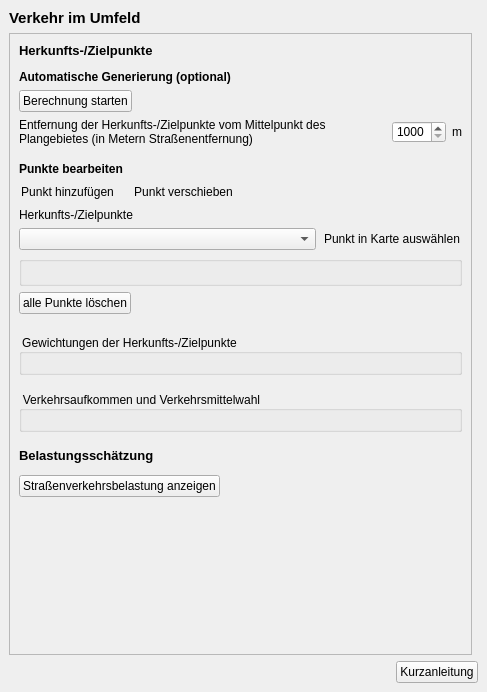
<?xml version="1.0" encoding="UTF-8"?>
<ui version="4.0">
 <class>DockWidget</class>
 <widget class="QDockWidget" name="DockWidget">
  <property name="enabled">
   <bool>true</bool>
  </property>
  <property name="geometry">
   <rect>
    <x>0</x>
    <y>0</y>
    <width>487</width>
    <height>692</height>
   </rect>
  </property>
  <property name="styleSheet">
   <string notr="true">QToolBox:tab {
	font: bold 10pt ;
    color: Grey;
}
QToolBox:tab:selected {
	font: bold 10pt ;
    color: black;
}
QGroupBox::title {
	font: bold italic 8pt ;
    color: black;
}
QPushButton::flat{
background-color: none;
border: 0;
border-style:none;
border-color: blue;
border-width: 0px;
border-radius: 0px;
padding:2px;
}
QPushButton::flat:hover{
background-color: azure;
border-style:solid;
border-color: royalblue;
border-width: 1px;
border-radius: 0px;
padding: 2px;
}
QPushButton::flat:pressed{
background-color: powderblue;
border-style:solid;
border-color: royalblue;
border-width: 1px;
border-radius: 0px;
padding: 2px;
}</string>
  </property>
  <property name="windowTitle">
   <string>Projekt-Check / Wirkungsanalysen / Verkehr im Umfeld</string>
  </property>
  <widget class="QWidget" name="dockWidgetContents">
   <layout class="QGridLayout" name="gridLayout">
    <item row="12" column="0" colspan="2">
     <layout class="QHBoxLayout" name="horizontalLayout_3">
      <property name="leftMargin">
       <number>0</number>
      </property>
      <property name="topMargin">
       <number>0</number>
      </property>
      <property name="rightMargin">
       <number>0</number>
      </property>
      <property name="bottomMargin">
       <number>0</number>
      </property>
      <item>
       <spacer name="horizontalSpacer_5">
        <property name="orientation">
         <enum>Qt::Horizontal</enum>
        </property>
        <property name="sizeHint" stdset="0">
         <size>
          <width>40</width>
          <height>20</height>
         </size>
        </property>
       </spacer>
      </item>
      <item>
       <widget class="QPushButton" name="manual_button">
        <property name="sizePolicy">
         <sizepolicy hsizetype="Fixed" vsizetype="Fixed">
          <horstretch>0</horstretch>
          <verstretch>0</verstretch>
         </sizepolicy>
        </property>
        <property name="toolTip">
         <string>&lt;html&gt;&lt;head/&gt;&lt;body&gt;&lt;p&gt;&lt;span style=&quot; font-weight:600;&quot;&gt;Kurzanleitung&lt;/span&gt;&lt;/p&gt;&lt;p&gt;Zeigt eine Kurzanleitung (pdf) zu den Funktionen im Analysebereich „Verkehr im Umfeld“ an.&lt;/p&gt;&lt;/body&gt;&lt;/html&gt;</string>
        </property>
        <property name="layoutDirection">
         <enum>Qt::LeftToRight</enum>
        </property>
        <property name="text">
         <string>Kurzanleitung</string>
        </property>
        <property name="icon">
         <iconset>
          <normaloff>../images/iconset_mob/20190619_iconset_mob_info_2.png</normaloff>../images/iconset_mob/20190619_iconset_mob_info_2.png</iconset>
        </property>
       </widget>
      </item>
     </layout>
    </item>
    <item row="0" column="0">
     <widget class="QLabel" name="label_10">
      <property name="font">
       <font>
        <pointsize>11</pointsize>
        <weight>75</weight>
        <bold>true</bold>
       </font>
      </property>
      <property name="text">
       <string>Verkehr im Umfeld</string>
      </property>
     </widget>
    </item>
    <item row="1" column="0">
     <widget class="QScrollArea" name="scrollArea">
      <property name="widgetResizable">
       <bool>true</bool>
      </property>
      <widget class="QWidget" name="scrollAreaWidgetContents">
       <property name="geometry">
        <rect>
         <x>0</x>
         <y>0</y>
         <width>469</width>
         <height>618</height>
        </rect>
       </property>
       <layout class="QVBoxLayout" name="verticalLayout_2">
        <item>
         <widget class="QLabel" name="label_9">
          <property name="font">
           <font>
            <pointsize>10</pointsize>
            <weight>75</weight>
            <bold>true</bold>
           </font>
          </property>
          <property name="toolTip">
           <string/>
          </property>
          <property name="text">
           <string>Herkunfts-/Zielpunkte</string>
          </property>
         </widget>
        </item>
        <item>
         <spacer name="verticalSpacer_5">
          <property name="orientation">
           <enum>Qt::Vertical</enum>
          </property>
          <property name="sizeType">
           <enum>QSizePolicy::Fixed</enum>
          </property>
          <property name="sizeHint" stdset="0">
           <size>
            <width>20</width>
            <height>6</height>
           </size>
          </property>
         </spacer>
        </item>
        <item>
         <widget class="QLabel" name="label_15">
          <property name="font">
           <font>
            <weight>75</weight>
            <bold>true</bold>
           </font>
          </property>
          <property name="text">
           <string>Automatische Generierung (optional)</string>
          </property>
         </widget>
        </item>
        <item>
         <layout class="QHBoxLayout" name="horizontalLayout_2">
          <item>
           <widget class="QPushButton" name="calc_transfer_nodes_button">
            <property name="toolTip">
             <string>&lt;p&gt;&lt;span style=&quot; font-weight:600;&quot;&gt;Automatische Ermittlung von Herkunfts-/Zielpunkten&lt;/span&gt;&lt;/p&gt;&lt;p&gt;Klicken der Schaltfläche ermöglicht die automatische Berechnung von Herkunfts-/Zielpunkten im angegebenen Umkreis anhand der kürzesten Wege zu den Anbindungspunkten der Teilflächen (Zulaufstrecken).&lt;/p&gt; &lt;p&gt;&lt;b&gt;Achtung:&lt;/b&gt; alle bestehenden Herkunfts-/Zielpunkte und Berechnungen werden gelöscht!&lt;/p&gt;</string>
            </property>
            <property name="text">
             <string>Berechnung starten</string>
            </property>
           </widget>
          </item>
          <item>
           <spacer name="horizontalSpacer_4">
            <property name="orientation">
             <enum>Qt::Horizontal</enum>
            </property>
            <property name="sizeHint" stdset="0">
             <size>
              <width>40</width>
              <height>20</height>
             </size>
            </property>
           </spacer>
          </item>
         </layout>
        </item>
        <item>
         <widget class="QFrame" name="distance_frame">
          <property name="enabled">
           <bool>true</bool>
          </property>
          <property name="frameShape">
           <enum>QFrame::NoFrame</enum>
          </property>
          <property name="frameShadow">
           <enum>QFrame::Plain</enum>
          </property>
          <property name="lineWidth">
           <number>0</number>
          </property>
          <layout class="QHBoxLayout" name="horizontalLayout_6">
           <property name="leftMargin">
            <number>0</number>
           </property>
           <property name="topMargin">
            <number>0</number>
           </property>
           <property name="rightMargin">
            <number>0</number>
           </property>
           <property name="bottomMargin">
            <number>0</number>
           </property>
           <item>
            <widget class="QLabel" name="label_6">
             <property name="enabled">
              <bool>true</bool>
             </property>
             <property name="font">
              <font>
               <weight>50</weight>
               <bold>false</bold>
              </font>
             </property>
             <property name="text">
              <string>&lt;html&gt;&lt;head/&gt;&lt;body&gt;&lt;p&gt;Entfernung der Herkunfts-/Zielpunkte vom Mittelpunkt des Plangebietes (in Metern Straßenentfernung)&lt;/p&gt;&lt;/body&gt;&lt;/html&gt;</string>
             </property>
             <property name="wordWrap">
              <bool>true</bool>
             </property>
            </widget>
           </item>
           <item>
            <widget class="QSpinBox" name="distance_input">
             <property name="sizePolicy">
              <sizepolicy hsizetype="Fixed" vsizetype="Fixed">
               <horstretch>0</horstretch>
               <verstretch>0</verstretch>
              </sizepolicy>
             </property>
             <property name="minimum">
              <number>1000</number>
             </property>
             <property name="maximum">
              <number>9999</number>
             </property>
            </widget>
           </item>
           <item>
            <widget class="QLabel" name="label_4">
             <property name="sizePolicy">
              <sizepolicy hsizetype="Maximum" vsizetype="Preferred">
               <horstretch>0</horstretch>
               <verstretch>0</verstretch>
              </sizepolicy>
             </property>
             <property name="text">
              <string>m</string>
             </property>
            </widget>
           </item>
          </layout>
         </widget>
        </item>
        <item>
         <spacer name="verticalSpacer_4">
          <property name="orientation">
           <enum>Qt::Vertical</enum>
          </property>
          <property name="sizeType">
           <enum>QSizePolicy::Fixed</enum>
          </property>
          <property name="sizeHint" stdset="0">
           <size>
            <width>20</width>
            <height>10</height>
           </size>
          </property>
         </spacer>
        </item>
        <item>
         <widget class="QLabel" name="label_16">
          <property name="font">
           <font>
            <weight>75</weight>
            <bold>true</bold>
           </font>
          </property>
          <property name="text">
           <string>Punkte bearbeiten</string>
          </property>
         </widget>
        </item>
        <item>
         <layout class="QHBoxLayout" name="horizontalLayout_5">
          <item>
           <widget class="QPushButton" name="add_transfer_node_button">
            <property name="sizePolicy">
             <sizepolicy hsizetype="Fixed" vsizetype="Fixed">
              <horstretch>0</horstretch>
              <verstretch>0</verstretch>
             </sizepolicy>
            </property>
            <property name="cursor">
             <cursorShape>PointingHandCursor</cursorShape>
            </property>
            <property name="toolTip">
             <string>&lt;p&gt;&lt;span style=&quot; font-weight:600;&quot;&gt;Herkunfts-/Zielpunkt hinzufügen&lt;/span&gt;&lt;/p&gt;&lt;p&gt;Klicken der Schaltfläche ermöglicht das Einzeichnen eines oder mehrerer Herkunfts-/Zielpunkte in die Karte.&lt;/p&gt;</string>
            </property>
            <property name="text">
             <string>Punkt hinzufügen</string>
            </property>
            <property name="icon">
             <iconset>
              <normaloff>../images/iconset_mob/20190619_iconset_mob_new_point_2.png</normaloff>
              <normalon>../images/iconset_mob/20190619_iconset_mob_new_point_1.png</normalon>../images/iconset_mob/20190619_iconset_mob_new_point_2.png</iconset>
            </property>
            <property name="iconSize">
             <size>
              <width>24</width>
              <height>24</height>
             </size>
            </property>
            <property name="checkable">
             <bool>true</bool>
            </property>
            <property name="autoExclusive">
             <bool>false</bool>
            </property>
            <property name="flat">
             <bool>true</bool>
            </property>
           </widget>
          </item>
          <item>
           <spacer name="horizontalSpacer_7">
            <property name="orientation">
             <enum>Qt::Horizontal</enum>
            </property>
            <property name="sizeType">
             <enum>QSizePolicy::Fixed</enum>
            </property>
            <property name="sizeHint" stdset="0">
             <size>
              <width>10</width>
              <height>20</height>
             </size>
            </property>
           </spacer>
          </item>
          <item>
           <widget class="QPushButton" name="add_transfer_node_button_2">
            <property name="sizePolicy">
             <sizepolicy hsizetype="Fixed" vsizetype="Fixed">
              <horstretch>0</horstretch>
              <verstretch>0</verstretch>
             </sizepolicy>
            </property>
            <property name="cursor">
             <cursorShape>PointingHandCursor</cursorShape>
            </property>
            <property name="toolTip">
             <string>&lt;html&gt;&lt;head/&gt;&lt;body&gt;&lt;p&gt;&lt;span style=&quot; font-weight:600;&quot;&gt;Bestehenden Markt hinzufügen&lt;/span&gt;&lt;/p&gt;&lt;p&gt;Klicken der Schaltfläche ermöglicht das Einzeichnen eines oder mehrerer bestehender Märkte in die Karte. Die Eigenschaften der Märkte (Name, Anbieter, Betriebstyp) können anschließend editiert werden.&lt;/p&gt;&lt;/body&gt;&lt;/html&gt;</string>
            </property>
            <property name="text">
             <string>Punkt verschieben</string>
            </property>
            <property name="icon">
             <iconset>
              <normaloff>../images/iconset_mob/20190619_iconset_mob_edit_point_1.png</normaloff>
              <normalon>../images/iconset_mob/20190619_iconset_mob_edit_point_2.png</normalon>../images/iconset_mob/20190619_iconset_mob_edit_point_1.png</iconset>
            </property>
            <property name="iconSize">
             <size>
              <width>24</width>
              <height>24</height>
             </size>
            </property>
            <property name="checkable">
             <bool>true</bool>
            </property>
            <property name="autoExclusive">
             <bool>false</bool>
            </property>
            <property name="flat">
             <bool>true</bool>
            </property>
           </widget>
          </item>
          <item>
           <spacer name="horizontalSpacer_6">
            <property name="orientation">
             <enum>Qt::Horizontal</enum>
            </property>
            <property name="sizeHint" stdset="0">
             <size>
              <width>40</width>
              <height>20</height>
             </size>
            </property>
           </spacer>
          </item>
         </layout>
        </item>
        <item>
         <widget class="QLabel" name="label_11">
          <property name="text">
           <string>Herkunfts-/Zielpunkte</string>
          </property>
         </widget>
        </item>
        <item>
         <layout class="QHBoxLayout" name="horizontalLayout_15">
          <item>
           <widget class="QComboBox" name="transfer_node_combo">
            <property name="minimumSize">
             <size>
              <width>200</width>
              <height>0</height>
             </size>
            </property>
            <property name="toolTip">
             <string>&lt;p&gt;&lt;span style=&quot; font-weight:600;&quot;&gt;Herkunfts-/Zielpunkt aus Liste auswählen&lt;/span&gt;&lt;/p&gt;&lt;p&gt;Einen Herkunfts-/Zielpunkt aus der Liste auswählen, um seine Eigenschaften anzuzeigen und bei Bedarf zu verändern.&lt;/p&gt;</string>
            </property>
           </widget>
          </item>
          <item>
           <widget class="QPushButton" name="select_transfer_node_button">
            <property name="sizePolicy">
             <sizepolicy hsizetype="Fixed" vsizetype="Fixed">
              <horstretch>0</horstretch>
              <verstretch>0</verstretch>
             </sizepolicy>
            </property>
            <property name="cursor">
             <cursorShape>PointingHandCursor</cursorShape>
            </property>
            <property name="toolTip">
             <string>&lt;p&gt;&lt;span style=&quot; font-weight:600;&quot;&gt;Herkunfts-/Zielpunkt in der Karte auswählen&lt;/span&gt;&lt;/p&gt;&lt;p&gt;Klicken der Schaltfläche ermöglicht das Auswählen eines Herkunfts-/Zielpunktes durch Anklicken in der Karte.&lt;/p&gt;</string>
            </property>
            <property name="text">
             <string>Punkt in Karte auswählen</string>
            </property>
            <property name="icon">
             <iconset>
              <normaloff>../images/iconset_mob/20190619_iconset_mob_select_11.png</normaloff>
              <normalon>../images/iconset_mob/20190619_iconset_mob_select_21.png</normalon>../images/iconset_mob/20190619_iconset_mob_select_11.png</iconset>
            </property>
            <property name="iconSize">
             <size>
              <width>24</width>
              <height>24</height>
             </size>
            </property>
            <property name="checkable">
             <bool>true</bool>
            </property>
            <property name="autoExclusive">
             <bool>false</bool>
            </property>
            <property name="flat">
             <bool>true</bool>
            </property>
           </widget>
          </item>
         </layout>
        </item>
        <item>
         <widget class="QGroupBox" name="transfer_node_parameter_group">
          <property name="font">
           <font>
            <family>MS Shell Dlg 2</family>
            <pointsize>8</pointsize>
            <weight>50</weight>
            <bold>false</bold>
           </font>
          </property>
          <property name="title">
           <string/>
          </property>
          <layout class="QVBoxLayout" name="verticalLayout_10">
           <property name="topMargin">
            <number>6</number>
           </property>
          </layout>
         </widget>
        </item>
        <item>
         <layout class="QHBoxLayout" name="horizontalLayout">
          <item>
           <widget class="QPushButton" name="remove_transfer_nodes_button">
            <property name="toolTip">
             <string>&lt;p&gt;&lt;span style=&quot; font-weight:600;&quot;&gt;Alle Herkunfts-/Zielpunkte löschen&lt;/span&gt;&lt;/p&gt;</string>
            </property>
            <property name="text">
             <string>alle Punkte löschen</string>
            </property>
            <property name="icon">
             <iconset>
              <normaloff>../images/iconset_mob/20190619_iconset_mob_delete_1.png</normaloff>../images/iconset_mob/20190619_iconset_mob_delete_1.png</iconset>
            </property>
           </widget>
          </item>
          <item>
           <spacer name="horizontalSpacer">
            <property name="orientation">
             <enum>Qt::Horizontal</enum>
            </property>
            <property name="sizeHint" stdset="0">
             <size>
              <width>40</width>
              <height>20</height>
             </size>
            </property>
           </spacer>
          </item>
         </layout>
        </item>
        <item>
         <spacer name="verticalSpacer_8">
          <property name="orientation">
           <enum>Qt::Vertical</enum>
          </property>
          <property name="sizeType">
           <enum>QSizePolicy::Fixed</enum>
          </property>
          <property name="sizeHint" stdset="0">
           <size>
            <width>20</width>
            <height>14</height>
           </size>
          </property>
         </spacer>
        </item>
        <item>
         <widget class="QFrame" name="settings_frame">
          <property name="enabled">
           <bool>true</bool>
          </property>
          <property name="frameShape">
           <enum>QFrame::NoFrame</enum>
          </property>
          <property name="frameShadow">
           <enum>QFrame::Plain</enum>
          </property>
          <property name="lineWidth">
           <number>0</number>
          </property>
          <layout class="QVBoxLayout" name="verticalLayout_7">
           <property name="leftMargin">
            <number>0</number>
           </property>
           <property name="topMargin">
            <number>0</number>
           </property>
           <property name="rightMargin">
            <number>0</number>
           </property>
           <property name="bottomMargin">
            <number>0</number>
           </property>
           <item>
            <widget class="QGroupBox" name="weights_group">
             <property name="title">
              <string>Gewichtungen der Herkunfts-/Zielpunkte</string>
             </property>
             <layout class="QVBoxLayout" name="verticalLayout_3"/>
            </widget>
           </item>
           <item>
            <spacer name="verticalSpacer_9">
             <property name="orientation">
              <enum>Qt::Vertical</enum>
             </property>
             <property name="sizeType">
              <enum>QSizePolicy::Fixed</enum>
             </property>
             <property name="sizeHint" stdset="0">
              <size>
               <width>20</width>
               <height>10</height>
              </size>
             </property>
            </spacer>
           </item>
           <item>
            <widget class="QGroupBox" name="ways_group">
             <property name="title">
              <string>Verkehrsaufkommen und Verkehrsmittelwahl</string>
             </property>
             <layout class="QVBoxLayout" name="verticalLayout"/>
            </widget>
           </item>
           <item>
            <spacer name="verticalSpacer_7">
             <property name="orientation">
              <enum>Qt::Vertical</enum>
             </property>
             <property name="sizeType">
              <enum>QSizePolicy::Fixed</enum>
             </property>
             <property name="sizeHint" stdset="0">
              <size>
               <width>20</width>
               <height>10</height>
              </size>
             </property>
            </spacer>
           </item>
          </layout>
         </widget>
        </item>
        <item>
         <widget class="QLabel" name="label_2">
          <property name="font">
           <font>
            <pointsize>10</pointsize>
            <weight>75</weight>
            <bold>true</bold>
           </font>
          </property>
          <property name="toolTip">
           <string/>
          </property>
          <property name="text">
           <string>Belastungsschätzung</string>
          </property>
         </widget>
        </item>
        <item>
         <spacer name="verticalSpacer_6">
          <property name="orientation">
           <enum>Qt::Vertical</enum>
          </property>
          <property name="sizeType">
           <enum>QSizePolicy::Fixed</enum>
          </property>
          <property name="sizeHint" stdset="0">
           <size>
            <width>20</width>
            <height>6</height>
           </size>
          </property>
         </spacer>
        </item>
        <item>
         <layout class="QHBoxLayout" name="horizontalLayout_4">
          <item>
           <widget class="QPushButton" name="calculate_traffic_button">
            <property name="sizePolicy">
             <sizepolicy hsizetype="Maximum" vsizetype="Fixed">
              <horstretch>0</horstretch>
              <verstretch>0</verstretch>
             </sizepolicy>
            </property>
            <property name="toolTip">
             <string>&lt;p&gt;&lt;span style=&quot; font-weight:600;&quot;&gt;Schätzung der Verkehrsbelastung&lt;/span&gt;&lt;/p&gt;&lt;p&gt;Die Routen der Fahrten von den Herkunfts-/Zielpunkten zum Plangebiet werden gesucht und eine vorläufige Schätzung der Verkehrsbelastung durchgeführt. &lt;br/&gt;Wenn die Funktion für das aktuelle Projekt bereits ausgeführt wurde und keine Änderungen an den Annahmen oder Herkunfts-Zielpunkten vorgenommen wurden, wird das vorliegende Ergebnis erneut angezeigt.&lt;/p&gt;</string>
            </property>
            <property name="layoutDirection">
             <enum>Qt::LeftToRight</enum>
            </property>
            <property name="text">
             <string>Straßenverkehrsbelastung anzeigen</string>
            </property>
            <property name="icon">
             <iconset>
              <normaloff>../images/iconset_mob/20190619_iconset_mob_calculate_traffic_3.png</normaloff>../images/iconset_mob/20190619_iconset_mob_calculate_traffic_3.png</iconset>
            </property>
           </widget>
          </item>
          <item>
           <spacer name="horizontalSpacer_2">
            <property name="orientation">
             <enum>Qt::Horizontal</enum>
            </property>
            <property name="sizeHint" stdset="0">
             <size>
              <width>40</width>
              <height>20</height>
             </size>
            </property>
           </spacer>
          </item>
         </layout>
        </item>
        <item>
         <spacer name="verticalSpacer">
          <property name="orientation">
           <enum>Qt::Vertical</enum>
          </property>
          <property name="sizeHint" stdset="0">
           <size>
            <width>20</width>
            <height>40</height>
           </size>
          </property>
         </spacer>
        </item>
       </layout>
      </widget>
     </widget>
    </item>
   </layout>
  </widget>
 </widget>
 <resources/>
 <connections/>
</ui>
